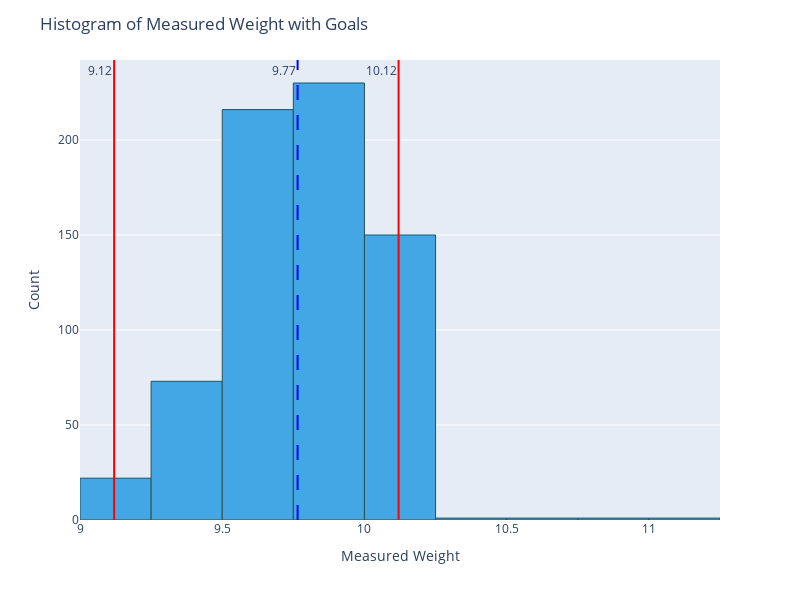

Notebook source saved alongside this figure:
### Code cell
make_plot(df4, bin_edges, posts, 'measured_weight', .25 )

### Figure 1 — Plotly figure (JSON) as saved in the notebook; plotly's stock layout.template omitted (floating-point values rounded to 4 significant figures; data arrays with more than 128 entries replaced by an {"elided": "..."} marker saying what was removed)
{"data": [{"alignmentgroup": "True", "bingroup": "x", "hovertemplate": "measured_weight=%{x}<br>count=%{y}<extra></extra>", "legendgroup": "", "marker": {"color": "#43A7E5", "line": {"color": "DarkSlateGrey", "width": 1}, "pattern": {"shape": ""}}, "name": "", "offsetgroup": "", "orientation": "v", "showlegend": false, "type": "histogram", "x": {"elided": "695 float values"}, "xaxis": "x", "xbins": {"end": 12, "size": 0.25, "start": 8}, "yaxis": "y"}], "layout": {"annotations": [{"showarrow": false, "text": "9.12", "x": 9.12, "xanchor": "right", "xref": "x", "y": 1, "yanchor": "top", "yref": "y domain"}, {"showarrow": false, "text": "10.12", "x": 10.12, "xanchor": "right", "xref": "x", "y": 1, "yanchor": "top", "yref": "y domain"}, {"showarrow": false, "text": "9.77", "x": 9.765, "xanchor": "right", "xref": "x", "y": 1, "yanchor": "top", "yref": "y domain"}], "barmode": "relative", "height": 600, "legend": {"tracegroupgap": 0}, "margin": {"t": 60}, "shapes": [{"line": {"color": "red", "dash": "solid"}, "type": "line", "x0": 9.12, "x1": 9.12, "xref": "x", "y0": 0, "y1": 1, "yref": "y domain"}, {"line": {"color": "red", "dash": "solid"}, "type": "line", "x0": 10.12, "x1": 10.12, "xref": "x", "y0": 0, "y1": 1, "yref": "y domain"}, {"line": {"color": "blue", "dash": "longdash"}, "type": "line", "x0": 9.765, "x1": 9.765, "xref": "x", "y0": 0, "y1": 1, "yref": "y domain"}], "title": {"text": "Histogram of Measured Weight with Goals"}, "width": 800, "xaxis": {"anchor": "y", "domain": [0, 1], "title": {"text": "Measured Weight"}}, "yaxis": {"anchor": "x", "domain": [0, 1], "title": {"text": "Count"}}}}
